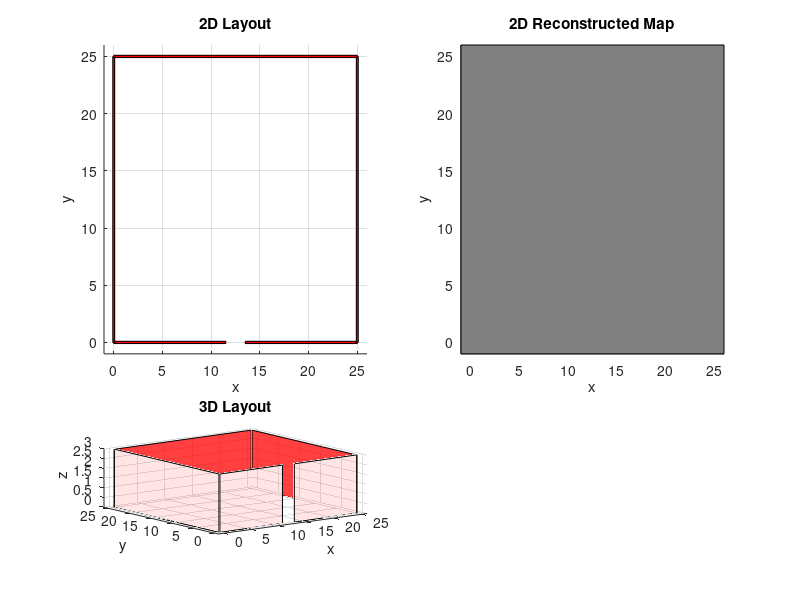

The MATLAB script that drew this image: (Note: this script raises an error after producing the figure.)
clear, close all; clc, rng(4);
% =============================
% Map parameters:
% ===============
L = 25; % Map_length 
W = 25; % Map_width
H = 3;  % Map_height
Sector_size = 5; Cell_size = 1;
sector_max = 1;
RSSI_range = 100; %communications prameter
% ================
% Wall parameters:
% ================
T = .1; % Wall_thickness

Walls_xlimit = ...
    [0 W/2-1;
     W/2+1 W;
     -T T;
     W-T W+T;
     0 W];
 
Walls_ylimit = ...
    [-T T;
     -T T;
     0 L;
     0 L;
     L-T L+T];
 
Walls_zlimit = ...
    [0 H;
    0 H;
    0 H;
    0 H;
    0 H];

Walls_transparency = [0.1; 0.1; 0.1; 0.75; 0.75];

% ==================
% Virtual boundries: for setting random targets
% ==================

min_Vertical = [-inf];
min_Horizontal = [0]; % at y = 0

% ====================
% Charging parameters:
% ====================

charge = 0;
Charging_stations_x = [2; L-2];
Charging_stations_y = [2; W-2];

% =================
% Swarm parameters:
% =================
Swarm_size = 3;
HR = 0; % RI_flying_height

% RI initial positions:
Px_ini = W/2; Py_ini = -2;

% RI arrival times:
lambda = 10; % seconds
inter_arrival_ts = poissrnd(lambda, 1, Swarm_size);
arrival_ts = cumsum(inter_arrival_ts);

arrival_ts = [1:2:9];

% ================
% Task parameters:
% ================

% Tasks = {'Explore' 'Search'};
% Skills = {'Lead' 'Follow' 'Replace Leader' 'Allign' 'Gather' 'Disperse' 'Charge' 'Aid' 'Map' 'Drag' 'Shape'};

Task_ini = 'Traverse'; % 0 for low or 1 for high
Targetx_ini = W/2; Targety_ini = L/2;

% 'Lead' parameters:
% - Become leader (reasons?)
% - Broadcast leader-tag, position, velocity, distance from leader (function of speed)
% - Broadcast follower(s)
% 'Follow' parameters:
% - Locate leader
% - Catch up with leader (max velocity) if distance greater than threshold
% - Reserve follower position (in a multi-follower shape)
% - Constantly monitor & match leader path & speed
% 'Replace Leader' parameters:
% - Calculate appropriate replacement (distributed algorithm)
% - Replace leader
%------ Samy Amin
% 'Location feedback (by sector)'
% - Vector and speed
% - Only inform those who are in the sector
% 'Map Pixilation'
% - Secotorization of the map (with tags)
% - Only invit in the same sector if further exploration is needed for
% another sector (easy monitoring and controled rate of collision )

% Task flow: search -> explore, explore -> discover, discover -> explore,
% explore p1 -> explore p2

% ===============
% Initialization:
% ===============

deltaT = 0.05;
arrival_ts = arrival_ts(1:Swarm_size);


h1 = []; h2 = []; h4 = []; h5 = [];
ri = [];
% Map.Sensed = []; Map_index = 0;
Map.sect_size = Sector_size; Map.cell_size = Cell_size;
Map.sect_max = sector_max;

Map.min_ver = min_Vertical; Map.min_hor = min_Horizontal; % at y = 0

Map.RSSI_range = RSSI_range;
Map.L = L; Map.W = W; % for annotation purposes

Map.reg_sectors = []; Map.reg_sectors_ind = 1;

Targetxy_ini = [Targetx_ini; Targety_ini];

Walls_x = [Walls_xlimit(:,1) Walls_xlimit(:,1) Walls_xlimit(:,2) Walls_xlimit(:,2)];
Walls_y = [Walls_ylimit(:,1) Walls_ylimit(:,2) Walls_ylimit(:,2) Walls_ylimit(:,1)];
Walls_z = [Walls_zlimit(:,1) Walls_zlimit(:,1) Walls_zlimit(:,2) Walls_zlimit(:,2)];

Walls_xbox = [Walls_x Walls_x(:,1)];
Walls_ybox = [Walls_y Walls_y(:,1)];

Map.Sensor.Walls_poly = [];
for wall = 1:size(Walls_x,1)
    Map.Sensor.Walls_poly = [Map.Sensor.Walls_poly, [Walls_xbox(wall,:), nan; Walls_ybox(wall,:), nan]];
end

Map.Walls_xbox = Walls_xbox;
Map.Walls_ybox = Walls_ybox;

Map.Walls = []; % discovered walls (each row is a wall [Px_start Py_start Px_end Py_end])

% =============
% Initial Plot:
% =============
    % set(gca, 'nextplot','replacechildren', 'Visible','off');
    % M(1:400) = struct('cdata',[], 'colormap',[]);    
    x = get(0, 'screensize'); hfig = figure; set(hfig, 'position', [10 55 3*x(3)/4 x(4)-150])%,'NextPlot','replacechildren');
    %--------------
    subplot(3,2,[1,3]), hold on, title('2D Layout')
    %--------------
    if charge == 1, plot(Charging_stations_x, Charging_stations_y, 'o'), end % plot charging stations
    for wall=1:size(Walls_x,1), fill(Walls_x(wall,:),Walls_y(wall,:),'r'), end % plot walls
    axis([-1 L+1 -1 W+1]), xlabel('x'), ylabel('y'), grid on,
    %--------------
    subplot(3,2,[2,4]); hold on, title('2D Reconstructed Map')
    %--------------
%     if charge == 1, plot(Charging_stations_x, Charging_stations_y, 'o'), end % plot charging stations
%     for wall=1:size(Walls_x,1), fill(Walls_x(wall,:),Walls_y(wall,:),'r'), end % plot walls
    fill([-1 -1 W+1 W+1],[-1 L+1 L+1 -1],[0.5 0.5 0.5],'FaceAlpha',1)
    axis([-1 L+1 -1 W+1]), xlabel('x'), ylabel('y'), grid on,
    %--------------
    subplot(3,2,5),  
    %--------------
    if charge == 1, plot3(Charging_stations_x, Charging_stations_y, [2,2], 'o'), else plot3(0,0,0,'Marker','none'), end
    hold on,
    for wall=1:size(Walls_x,1), patch(Walls_xlimit(wall,[1,2,2,1]),Walls_ylimit(wall,[1,2,2,1]),Walls_zlimit(wall,[1,1,2,2]),'r', 'FaceAlpha', Walls_transparency(wall)), end
    axis([-1 L+1 -1 W+1 0 H]), xlabel('x'), ylabel('y'), zlabel('z'), grid on,
    title('3D Layout')
    %--------------
%     subplot(3,2,6), axis off,
    %--------------
%     subplot_info = get(gca,'Position');
%     str1 = {...
%         ['RI/Mode:'],
%         ['Px, Py: '],
%         ['Target: '],
%         ['Vx, Vy: '],
%         ['Theta : '],
%         ['Sensors:']};
%     str1_plot_info = [subplot_info(1), subplot_info(2), subplot_info(3)/6, 6*subplot_info(4)/8];
%     annotation('textbox','Position',str1_plot_info,'VerticalAlignment','middle','String',str1)
 
for i = 1/deltaT : 360/deltaT %60*5*30       % time instants in 30frame/seconds

    %New Arrivals
    x = find(arrival_ts<=i*deltaT);
    if ~isempty(x)
        New_RIs = length(x);
        for x = 1:New_RIs
            New_RI = RI(Px_ini, Py_ini, Task_ini, Targetxy_ini, Map);
            Map = New_RI.Map; % New_RI = rmfield(New_RI,'Map');
            ri = [ri New_RI];
        end
        arrival_ts = setxor(arrival_ts,arrival_ts(x));
    end
    
    % Update positions
    if(~isempty(ri)), [ri, Map] = update_RI(ri,deltaT,Map); end
% Map, pause

    %========
    %PLOTTING
    %========
    if( ~isempty(ri) )    
%         %--------------
%         subplot(3,2,[1,3]),
%         %--------------
% %         delete(h1);
%         delete(h1);        
% %             for x = 1:length(ri), h1(x) = rectangle('Position',[[[ri(x).Px]-[ri(x).sensing_distance]],[[ri(x).Py]-[ri(x).sensing_distance]],[2*[ri(x).sensing_distance]],[2*[ri(x).sensing_distance]]],'Curvature',[1,1],'FaceColor','y','EdgeColor','y'); end % plot sensor distance
%             h1 = fill([ri(:).XVertices], [ri(:).YVertices],'b'); % plot RIs
%         %--------------
%         subplot(3,2,5),
%         %--------------
%         delete(h4);delete(h5);
% %             delete(h3); for x = 1:length(ri), h3 = rectangle('Position',[[[ri(x).Px]-[ri(x).sensing_distance]],[[ri(x).Py]-[ri(x).sensing_distance]],[2*[ri(x).sensing_distance]],[2*[ri(x).sensing_distance]]],'Curvature',[1,1],'FaceColor','y','EdgeColor','y'); end % plot sensor distance
%             h4 = fill3([ri(:).XVertices], [ri(:).YVertices], HR*ones(size([ri(:).YVertices])),'b'); % plot RIs
%             h5 = stem3([ri(:).Px], [ri(:).Py], HR*ones(size([ri(:).Py])), ':b','Marker','none');
%         pause(0.00001)
    end
    
%     if( ~isempty(collided_cars) ), plot(collided_cars(:,1), collided_cars(:,2),'or'); end  
%     axis equal; hold off;
%     M(i) = getframe(gca);  

end 
% % % % movie2avi(M, 'myPeaks.avi', 'compression', 'none');